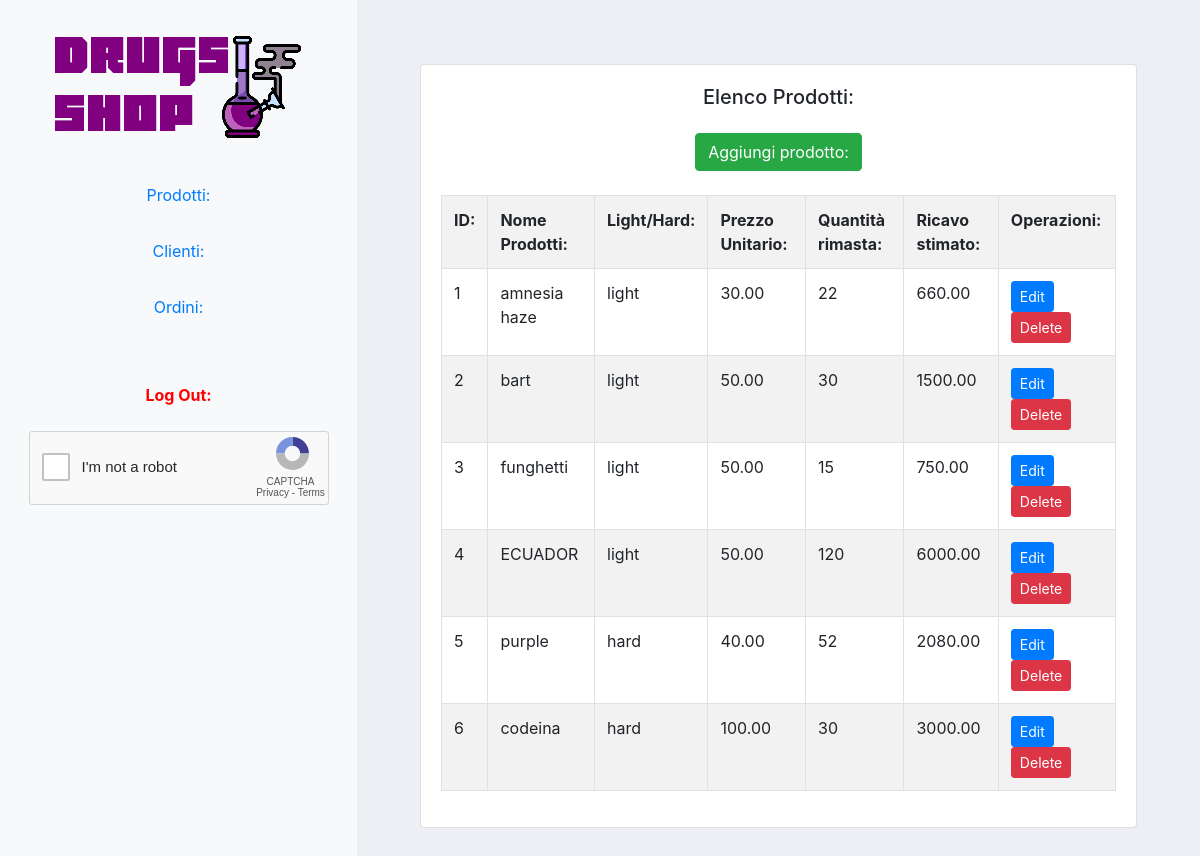
The app's page /dashboardProdotti.php (signed in) with its own data.
### tables this page shows
CREATE TABLE `products` (
  `ID` int(11) NOT NULL,
  `LightHard` enum('light','hard') DEFAULT NULL,
  `Drug` enum('cannabis','lsd','funghetti','cocaina','ecstasy','codeina') DEFAULT NULL,
  `Price` decimal(7,2) NOT NULL,
  `AvailableQuantity` int(11) NOT NULL,
  `ShopID` int(11) DEFAULT NULL,
  `imagepath` varchar(255) DEFAULT NULL,
  `ProductName` varchar(255) DEFAULT NULL
);

### dashboardProdotti.php (the view, shortened to what this page needs)
<!doctype html>
<html lang="en">
<head>
    <link rel="stylesheet" href="https://stackpath.bootstrapcdn.com/bootstrap/4.5.0/css/bootstrap.min.css">
    <link rel="stylesheet" href="./css/style.css">
    <link href="src/fakerecaptcha.css" rel="stylesheet">
</head>
<body>
    <?php
    include('config/db.php');
    if (isset($_SESSION['ID'])) {
        ?>
        <div class="container-fluid">
            <div class="row">
                <div class="col-sm-auto bg-light sticky-top">
                    <div class="d-flex flex-sm-column flex-row flex-nowrap bg-light align-items-center sticky-top">
                        <a href="./dashboardDipendente.php" class="d-block p-3 link-dark text-decoration-none" title=""
                            data-bs-toggle="tooltip" data-bs-placement="right">
                            <img src="LOGO2.png"></img>
                        </a>
                        <ul
                            class="nav nav-pills nav-flush flex-sm-column flex-row flex-nowrap mb-auto mx-auto text-center justify-content-between w-100 px-3 align-items-center">
                            <li class="nav-item">
                                <a href="./dashboardProdotti.php" class="nav-link py-3 px-2" title=""
                                    data-bs-toggle="tooltip" data-bs-placement="right">
                                    Prodotti:
                                </a>
                            </li>
                            <li>
                                <a href="./dashboardClienti.php" class="nav-link py-3 px-2" title="" data-bs-toggle="tooltip"
                                    data-bs-placement="right">
                                    Clienti:
                                </a>
                            </li>
                            <li>
                                <a href="./dashboardOrdini.php" class="nav-link py-3 px-2" title="" data-bs-toggle="tooltip"
                                    data-bs-placement="right">
                                    Ordini:
                                </a>
                            </li>
                        </ul>
                        <br><br>
                        <b style="color:red;">Log Out:</b>
                        <br>
                        <div class="fkrc-container fkrc">
                            <div id="fkrc-checkbox-window" class="fkrc-checkbox-window fkrc-m-p fkrc-block">
                                <div class="fkrc-checkbox-container fkrc-m-p">
                                    <button type="button" id="fkrc-checkbox"
                                        class="fkrc-checkbox fkrc-m-p fkrc-line-normal"></button>
                                </div>
                                <p class="fkrc-im-not-a-robot fkrc-m-p fkrc-line-normal">I'm not a robot</p>
                                <img src="images/captcha_logo.svg" class="fkrc-captcha-logo fkrc-line-normal" alt="">
                                <p class="fkrc-checkbox-desc fkrc-m-p fkrc-line-normal">CAPTCHA</p>
                                <p class="fkrc-checkbox-desc fkrc-m-p fkrc-line-normal">Privacy - Terms</p>
                            </div>
                        </div>
                    </div>
                </div>
                <div class="col py-3">
                    <div class="col p-5 min-vh-50">
                        <div class="d-flex justify-content-center">
                            <div class="card" style="width: 120rem">
                                <div class="card-body">
                                    <h5 class="card-title text-center mb-4">Elenco Prodotti:</h5>
                                    <center><a href="./product_add.php" class="btn btn-success btn-md">Aggiungi prodotto:</a></center>
                                    <br>
                                    <?php
                                    if ($queryPreparata = $connection->prepare("SELECT P.ID,P.ProductName,P.LightHard,P.Price,SUM(P.AvailableQuantity),SUM(P.AvailableQuantity)*P.Price FROM products P GROUP BY P.ProductName ORDER BY P.ID")) {
                                        if (!$queryPreparata->execute()) {
                                            echo "Impossibile eseguire la query: $connection->error";
                                        } else {
                                            $risultatoQuery = $queryPreparata->get_result()->fetch_all(MYSQLI_ASSOC);
                                            if (count($risultatoQuery) == 0) {
                                                echo "Nessun prodotto trovato.";
                                            } else {
                                                echo "<div class=\"table-responsive\"><table class=\"table table-bordered table-hover table-striped\">";
                                            echo "<tr>";
                                            echo "<th>ID:</th><th>Nome Prodotti:</th><th>Light/Hard:</th><th>Prezzo Unitario:</th><th>Quantità rimasta:</th><th>Ricavo stimato:</th><th>Operazioni:</th>";
                                            echo "</tr>";
                                                foreach ($risultatoQuery as $singolaTupla) {
                                                    echo "<tr>";
                                                    foreach ($singolaTupla as $attributo) {
                                                        echo "<td>$attributo</td>";
                                                    }
                                                    echo "<td>
                                                <form action=\"product_edit.php\" method=\"POST\" class=\"d-inline\">
                                                    <button type=\"submit\" name=\"edit\" value=\"{$singolaTupla['ID']}\" class=\"btn btn-primary btn-sm\">Edit</button>
                                                </form>
                                                <form action=\"product_delete.php\" method=\"POST\" class=\"d-inline\">
                                                    <button type=\"submit\" name=\"delete\" value=\"{$singolaTupla['ID']}\" class=\"btn btn-danger btn-sm\">Delete</button>
                                                </form>
                                            </td>";
                                                    echo "</tr>";
                                                }
                                                echo "</table></div>";
                                            }
                                        }
                                    } else {
                                        echo "Impossibile eseguire la query: $connection->error";
                                    }
                                    ?>
                                </div>
                            </div>
                        </div>
                    </div>
                </div>
            </div>
        </div>
        <?php
    } else {
        echo "<div class='alert alert-danger email_alert'>
    Non sei loggato come dipendente.
</div>";
    }
    ?>
</body>
</html>

### css/style.css (style rules this page uses)
* { box-sizing: border-box; }
body { font-weight: 400; background-color: #EEEFF4; }
body, html, .App, .vertical-center { width: 100%; height: 100%; }

### src/fakerecaptcha.css (style rules this page uses)
.fkrc-container { font-family: 'Source Sans Pro', sans-serif; }
.fkrc-m-p { margin: 0; padding: 0; }
.fkrc-block { display:block; }
.fkrc-line-normal { line-height: normal; }
.fkrc-checkbox-window { height: 74px; width: 300px; background-color: #f9f9f9; border-radius: 3px; border: 1px solid #d3d3d3; }
.fkrc-checkbox-container { width: 28px; height: 28px; }
.fkrc-checkbox { position: relative; background-color: #fff; border-radius: 2px; height: 100%; width: 100%; border: 2px solid #c1c1c1; margin: 21px 0 0 12px; outline: none; font-family: Arial, Helvetica, sans-serif; transition: width 500ms, height 500ms, border-radius 500ms, margin-top 500ms, margin-left 500ms, opacity 700ms; }
.fkrc-im-not-a-robot { position: relative; left: 52px; bottom: 2px; font-size: 15px; color: #282727; }
.fkrc-captcha-logo { position: relative; left: 246px; bottom: 40px; width: 33px; height: 33px; vertical-align: baseline; }
.fkrc-checkbox-desc { color: #555555; position: relative; font-size: 10px; text-align: center; bottom: 41px; left: 112px; }

### records on screen
products: ID "1", ProductName "amnesia haze", LightHard "light", Price "30.00", attributo "22", attributo "660.00"
products: ID "2", ProductName "bart", LightHard "light", Price "50.00", attributo "30", attributo "1500.00"
products: ID "3", ProductName "funghetti", LightHard "light", Price "50.00", attributo "15", attributo "750.00"
products: ID "4", ProductName "ECUADOR", LightHard "light", Price "50.00", attributo "120", attributo "6000.00"
products: ID "5", ProductName "purple", LightHard "hard", Price "40.00", attributo "52", attributo "2080.00"
products: ID "6", ProductName "codeina", LightHard "hard", Price "100.00", attributo "30", attributo "3000.00"
